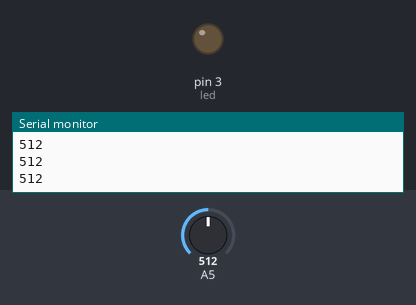
A sketch run on a simulated Arduino Uno, built with avr-gcc and run on an emulated ATmega328P. Parts: output pins drawn as LEDs (lit = HIGH), the last lines printed to the serial monitor. The inputs (shaded band) are chosen by the test bench; at power-on: A5 = 512.

Above: at 1.2 s.
1.3 s: A5 set to 309
2.8 s: A5 set to 287
At 3.9 s:
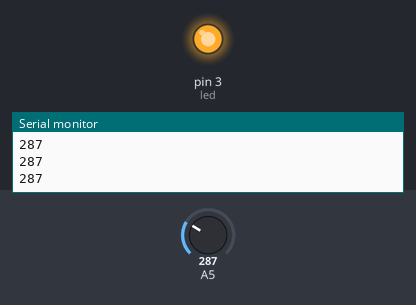
4.3 s: A5 set to 306
At 5.3 s:
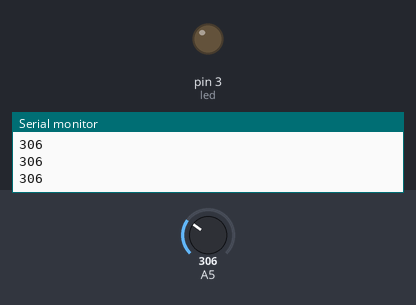
5.8 s: A5 set to 290
At 6.8 s:
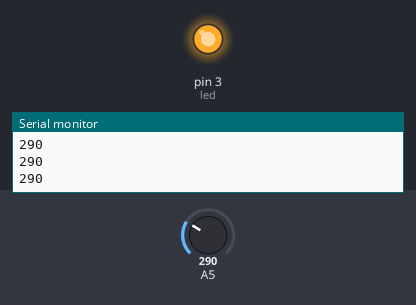
Timing chart, 0 to 8.3 s (numbered marks = the images above; inputs shaded):
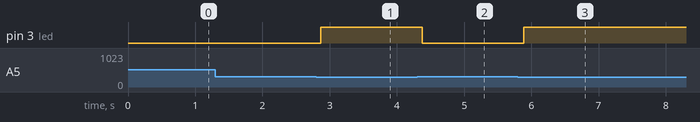

The sketch:

ligth_sensor.ino.ino
```cpp
#define led 3

void setup() {
  // put your setup code here, to run once:
  Serial.begin(9600);
  pinMode(led,OUTPUT);
}

void loop() {
  // put your main code here, to run repeatedly:
  int ligth = analogRead(A5);
  Serial.println(ligth);
  delay(50);

  if(ligth < 300)
  {
    digitalWrite(led,HIGH);
  }
  else
  {
    digitalWrite(led,LOW);
  }
}
```

Measured:
- the behaviour switches between 300 and 299 on A5 (found by bisection; images 0 and 1)
- after the input at 2.8 s, pin 3 (led): LOW → HIGH after 0.07 s
- after the input at 4.3 s, pin 3 (led): HIGH → LOW after 0.08 s
- after the input at 5.8 s, pin 3 (led): LOW → HIGH after 0.08 s
